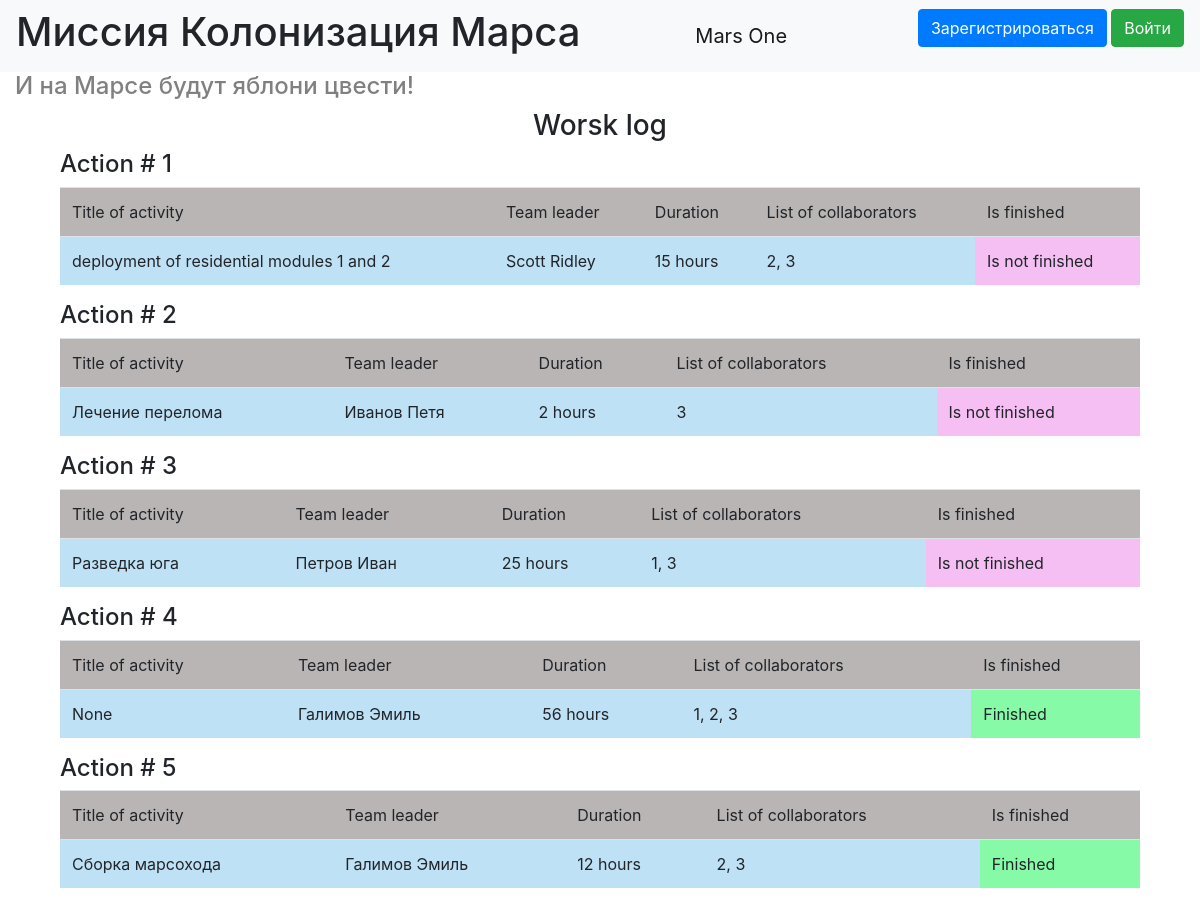
Before: / with the older database file.
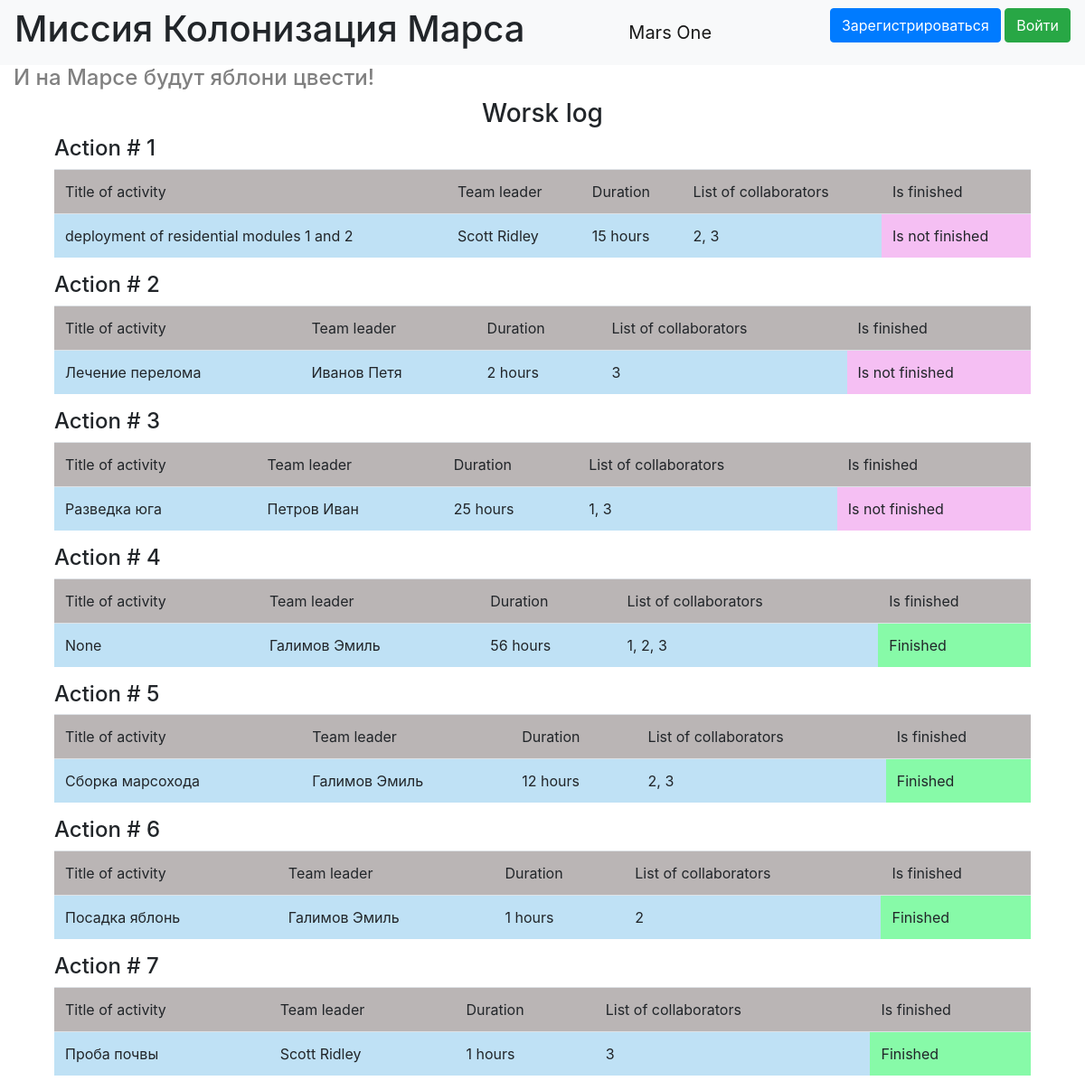
After: the same page with the newer database file.
### data/jobs.py (models this page shows)
class Jobs(SqlAlchemyBase):
    __tablename__ = 'jobs'
    id = sqlalchemy.Column(sqlalchemy.Integer,
                           primary_key=True, autoincrement=True)
    team_leader = sqlalchemy.Column(sqlalchemy.Integer,
                                    sqlalchemy.ForeignKey("users.id"))
    job = sqlalchemy.Column(sqlalchemy.String, nullable=True)
    work_size = sqlalchemy.Column(sqlalchemy.Integer, nullable=True)
    collaborators = sqlalchemy.Column(sqlalchemy.String, nullable=True)
    start_date = sqlalchemy.Column(sqlalchemy.Date, nullable=True)
    end_date = sqlalchemy.Column(sqlalchemy.Date, nullable=True)
    is_finished = sqlalchemy.Column(sqlalchemy.Boolean, nullable=True)
    user = orm.relation('User')

### data/users.py (models this page shows, shortened)
class User(SqlAlchemyBase, UserMixin):
    __tablename__ = 'users'
    id = sqlalchemy.Column(sqlalchemy.Integer,
                           primary_key=True, autoincrement=True)
    surname = sqlalchemy.Column(sqlalchemy.String, nullable=True)
    name = sqlalchemy.Column(sqlalchemy.String, nullable=True)
    age = sqlalchemy.Column(sqlalchemy.Integer, nullable=True)
    position = sqlalchemy.Column(sqlalchemy.String, nullable=True)
    speciality = sqlalchemy.Column(sqlalchemy.String, nullable=True)
    address = sqlalchemy.Column(sqlalchemy.String, nullable=True)
    email = sqlalchemy.Column(sqlalchemy.String,
                              index=True, unique=True, nullable=True)
    hashed_password = sqlalchemy.Column(sqlalchemy.String, nullable=True)
    modified_date = sqlalchemy.Column(sqlalchemy.DateTime, default=datetime.datetime.now)
    jobs = orm.relation("Jobs", back_populates='user')

### main.py (the view)
@app.route('/')
def job_list():
    db_sess = db_session.create_session()
    jobs = db_sess.query(Jobs)
    return render_template('index.html', jobs=jobs, title='Журнал работ')

### data/db_session.py (called while the page is built)
def create_session() -> Session:
    global __factory
    return __factory()

### templates/index.html (shortened to what this page needs)
{% extends "base.html" %}
{% block navbar_cont %}
    <h1>Миссия Колонизация Марса</h1>
{% endblock %}
{% block content %}
    {% set lab = "Action #" %}
    <h4 class="grey">И на Марсе будут яблони цвести!</h4>
    <h3 class="works-title">Worsk log</h3>
    <div class="all-jobs-table">
    {% for item in jobs %}
    <div class="jobs-table">
        <h4>{{lab}} {{loop.index}}</h4>
        <table class="table">
          <thead>
            <tr>
              <td scope="col" class="table-head-grey">Title of activity</td>
              <td scope="col" class="table-head-grey">Team leader</td>
              <td scope="col" class="table-head-grey">Duration</td>
              <td scope="col" class="table-head-grey">List of collaborators</td>
              <td scope="col" class="table-head-grey">Is finished</td>
            </tr>
          </thead>
          <tbody>
            <tr>
              <td scope="row" class="table-body-blue">{{item.job}}</td>
              <td class="table-body-blue">{{item.user.surname}} {{item.user.name}}</td>
              <td class="table-body-blue">{{item.work_size}} hours</td>
              <td class="table-body-blue">{{item.collaborators}}</td>
              {% if item.is_finished == 0 %}
              <td class="table-body-pink">Is not finished</td>
              {% else %}
                <td class="table-body-green">Finished</td>
              {% endif %}
            </tr>
          </tbody>
        </table>
    </div>
    {% endfor %}
    </div>
{% endblock %}

### templates/base.html (shortened to what this page needs)
<!doctype html>
<html lang="en">
<head>
    <link rel="stylesheet"
          href="https://stackpath.bootstrapcdn.com/bootstrap/4.4.1/css/bootstrap.min.css"
>
    <link rel="stylesheet" type="text/css" href="{{url_for('static', filename='css/style.css')}}" />
</head>
<body>
<header>
    <nav class="navbar navbar-light bg-light">
        {% block navbar_cont %}{% endblock %}
        <a class="navbar-brand mars-one" href="#">Mars One</a>
        {% if current_user.is_authenticated %}
            <a class="navbar-brand" href="/logout">{{ current_user.name }} {{ current_user.surname}}</a>
        {% else %}
            <p>
                <a class="btn btn-primary " href="/register">Зарегистрироваться</a>
                <a class="btn btn-success" href="/login">Войти</a>
            </p>
        {% endif %}
    </nav>
</header>
<main role="main" class="container">
    {% block content %}{% endblock %}
</main>
</body>
</html>

### static/css/style.css (style rules this page uses)
.container { max-width: 1920px; }
h1, h4.grey { text-align: left; }
.mars-one { text-align: center; }
h4.grey { color: grey; }
.works-title { text-align: center; }
.jobs-table, .all-jobs-table { max-width: 1080px; margin: auto; }
.table-head-grey { background-color: #bab5b5; }
.table-body-blue { background-color: #bfe1f5; }
.table-body-pink { background-color: #f5bff3; }
.table-body-green { background-color: #87faa8; }

Changed rows visible on the page:
added Jobs: lab "Action #", job "Посадка яблонь", user.surname "Галимов", user.name "Эмиль", work_size "1", collaborators "2", is_finished "Finished"
added Jobs: lab "Action #", job "Проба почвы", user.surname "Scott", user.name "Ridley", work_size "1", collaborators "3", is_finished "Finished"
